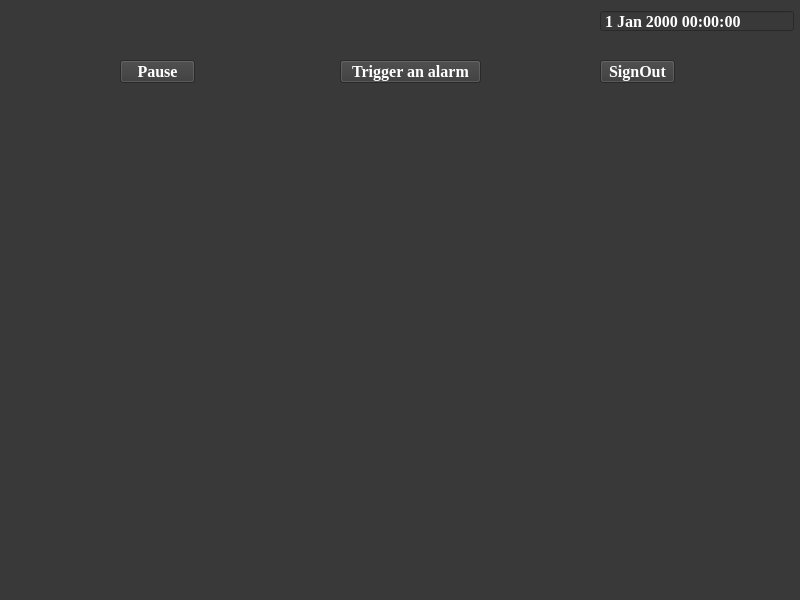
<?xml version="1.0" encoding="UTF-8"?>
<ui version="4.0">
 <class>MainWindow</class>
 <widget class="QMainWindow" name="MainWindow">
  <property name="geometry">
   <rect>
    <x>0</x>
    <y>0</y>
    <width>800</width>
    <height>600</height>
   </rect>
  </property>
  <property name="windowTitle">
   <string>MainWindow</string>
  </property>
  <property name="styleSheet">
   <string notr="true">background-color: rgb(57, 57, 57);</string>
  </property>
  <widget class="QWidget" name="centralwidget">
   <widget class="QDateTimeEdit" name="dateTimeEdit">
    <property name="enabled">
     <bool>false</bool>
    </property>
    <property name="geometry">
     <rect>
      <x>600</x>
      <y>10</y>
      <width>194</width>
      <height>22</height>
     </rect>
    </property>
    <property name="font">
     <font>
      <family>Times New Roman</family>
      <pointsize>12</pointsize>
      <weight>75</weight>
      <bold>true</bold>
     </font>
    </property>
    <property name="styleSheet">
     <string notr="true">color: rgb(255, 255, 255);</string>
    </property>
    <property name="buttonSymbols">
     <enum>QAbstractSpinBox::NoButtons</enum>
    </property>
   </widget>
   <widget class="QPushButton" name="pushButton">
    <property name="geometry">
     <rect>
      <x>120</x>
      <y>60</y>
      <width>75</width>
      <height>23</height>
     </rect>
    </property>
    <property name="font">
     <font>
      <family>Times New Roman</family>
      <pointsize>12</pointsize>
      <weight>75</weight>
      <bold>true</bold>
     </font>
    </property>
    <property name="styleSheet">
     <string notr="true">color: rgb(255, 255, 255);</string>
    </property>
    <property name="text">
     <string>Pause</string>
    </property>
   </widget>
   <widget class="QPushButton" name="pushButton_2">
    <property name="geometry">
     <rect>
      <x>340</x>
      <y>60</y>
      <width>141</width>
      <height>23</height>
     </rect>
    </property>
    <property name="font">
     <font>
      <family>Times New Roman</family>
      <pointsize>12</pointsize>
      <weight>75</weight>
      <bold>true</bold>
     </font>
    </property>
    <property name="styleSheet">
     <string notr="true">color: rgb(255, 255, 255);</string>
    </property>
    <property name="text">
     <string>Trigger an alarm</string>
    </property>
   </widget>
   <widget class="QPushButton" name="pushButton_3">
    <property name="geometry">
     <rect>
      <x>600</x>
      <y>60</y>
      <width>75</width>
      <height>23</height>
     </rect>
    </property>
    <property name="font">
     <font>
      <family>Times New Roman</family>
      <pointsize>12</pointsize>
      <weight>75</weight>
      <bold>true</bold>
     </font>
    </property>
    <property name="styleSheet">
     <string notr="true">color: rgb(255, 255, 255);</string>
    </property>
    <property name="text">
     <string>SignOut</string>
    </property>
   </widget>
  </widget>
  <widget class="QStatusBar" name="statusbar"/>
 </widget>
 <resources/>
 <connections/>
</ui>
